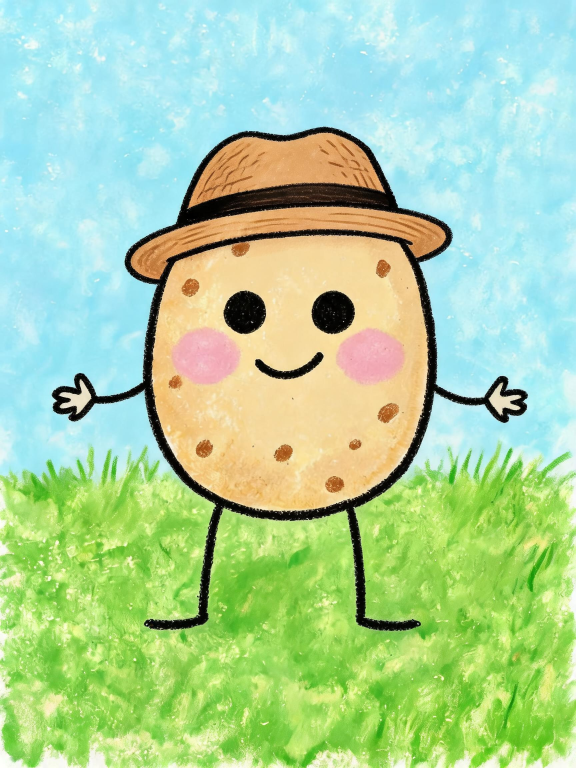
#> input picture remotion-projects/20260925-英语启蒙土豆/assets/slides_src/s1.png, 1728 x 2304 px (shown at 1/3 size); its folder holds 4 pictures in this run
$ python layout_slides.py
#> lines starting #> are read from the running program, lines starting #| are printed output that depends on the picture
#!/usr/bin/env python3
"""把生成好的插画排版成成片素材：垂直压缩 + 底部对齐，把角色压到字幕之下。

Seedream 不听「上方留出天空」这类构图指令，角色头顶会顶进字幕区。画布和插画同为 3:4，
想在不露白的前提下把角色压低，就只剩垂直压缩这一条路：宽度铺满、高度压到 84%、
底部对齐，顶部露出的那条用插画自己的天空色补（天空本来就均匀，接缝看不出来）。

试过但不收敛的两个方向，别再走：
  - 模糊放大层填留白 → 主体边缘会留一圈看得出来的「画中画」边界
  - 四周镜像填充   → 镜像条会把角色头顶一起翻上去，顶部出现重影

代价：角色垂直方向被压扁约 16%。土豆本来就圆，实测观感可接受。

输出：public/slides/s*.png（1080×1440，铺满，Remotion 里直接 objectFit: cover）

用法：python3 scripts/layout_slides.py
"""
import os

from PIL import Image, ImageStat

ROOT = os.path.dirname(os.path.dirname(os.path.abspath(__file__)))
SRC = os.path.join(ROOT, "assets", "slides_src")
DST = os.path.join(ROOT, "public", "slides")

W, H = 1080, 1440
# scale 由最坏情况反推：s4 的厨师帽最高（占画布 8%），要压到 y>320px（字幕底）就得 ≤0.845
DEFAULT = {"scale": 0.84}
# s2 的厨师帽特别高，需要压得更狠
OVERRIDES = {"s2": {"scale": 0.78}}


def sky_color(im: Image.Image) -> tuple[int, int, int]:
    """取插画顶部 60 行的平均色 —— 天空在这个形态里是均匀的，纯色补上不会有色差"""
    return tuple(int(v) for v in ImageStat.Stat(im.crop((0, 0, W, 60))).mean)


def main() -> None:
    os.makedirs(DST, exist_ok=True)
    for name in ["s1", "s2", "s3", "s4", "s5"]:
        src_path = os.path.join(SRC, f"{name}.png")
        if not os.path.exists(src_path):
            raise SystemExit(f"缺少 {src_path} —— 先跑 gen_slides.py")
        fit = OVERRIDES.get(name, DEFAULT)
        im = Image.open(src_path).convert("RGB")
#> im is the input picture: PIL image 1728x2304 RGB; mean R, G, B 171.9, 210.1, 159.7
        ih = int(H * fit["scale"])
        canvas = Image.new("RGB", (W, H), sky_color(im))
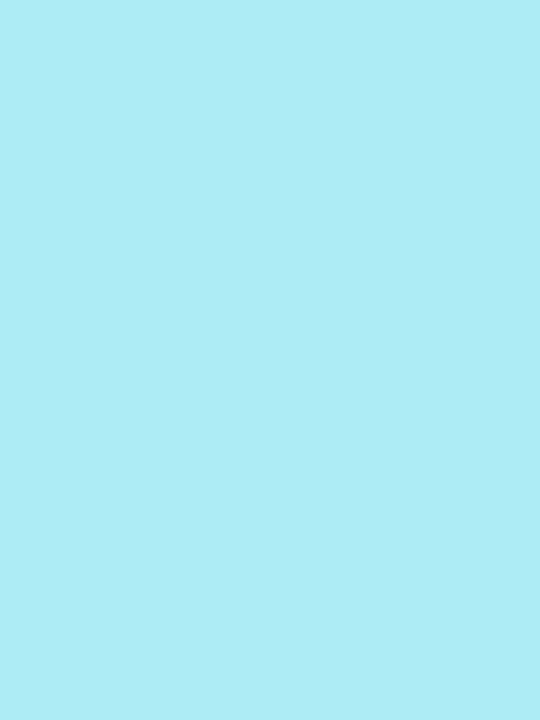
#> canvas: PIL image 1080x1440 RGB (shown at 1/2 size); mean R, G, B 172, 236, 246
        canvas.paste(im.resize((W, ih), Image.LANCZOS), (0, H - ih))
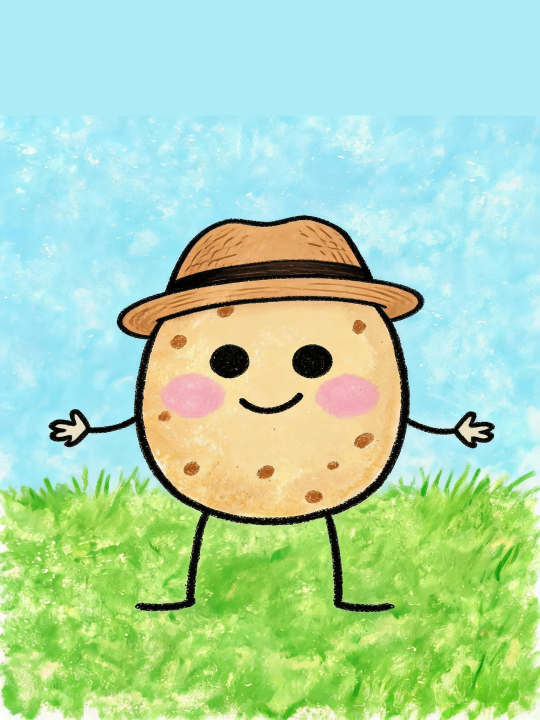
#> canvas: PIL image 1080x1440 RGB (shown at 1/2 size); mean R, G, B 171.9, 214.3, 173.5
        canvas.save(os.path.join(DST, f"{name}.png"))
        print(f"✓ {name}  scale={fit['scale']} → public/slides/{name}.png")
#> pass 2 of the loop in main, `for name in ["s1", "s2", "s3", "s4", "s5"]:`:
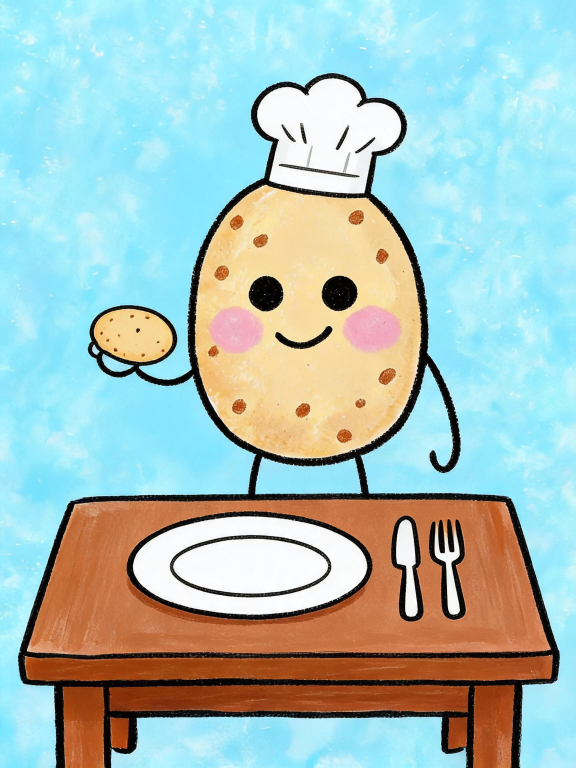
#> input picture remotion-projects/20260925-英语启蒙土豆/assets/slides_src/s2.png, 1728 x 2304 px (shown at 1/3 size)
#> in main, im is the input picture: PIL image 1728x2304 RGB; mean R, G, B 167.6, 191.7, 186.8
#> in main, `canvas = Image.new("RGB", (W, H), sky_color(im))`:
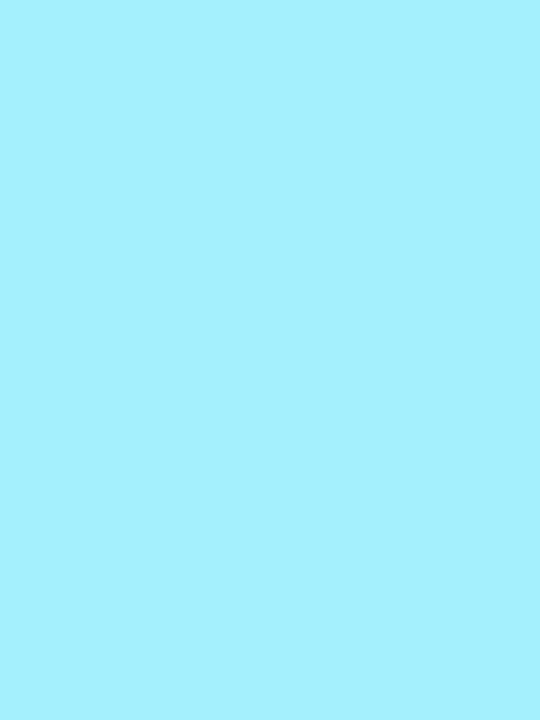
#> canvas: PIL image 1080x1440 RGB (shown at 1/2 size); mean R, G, B 164, 240, 253
#> in main, `canvas.paste(im.resize((W, ih), Image.LANCZOS), (0, H - ih))`:
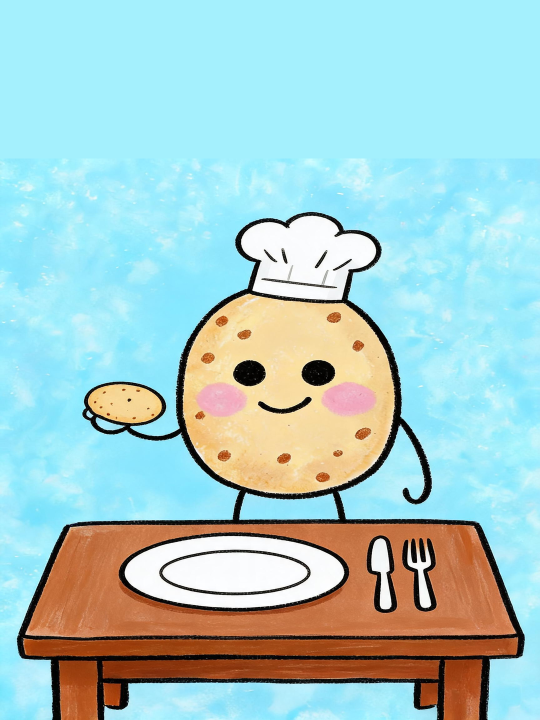
#> canvas: PIL image 1080x1440 RGB (shown at 1/2 size); mean R, G, B 166.8, 202.4, 201.4
#> pass 3 of the loop in main, `for name in ["s1", "s2", "s3", "s4", "s5"]:`:
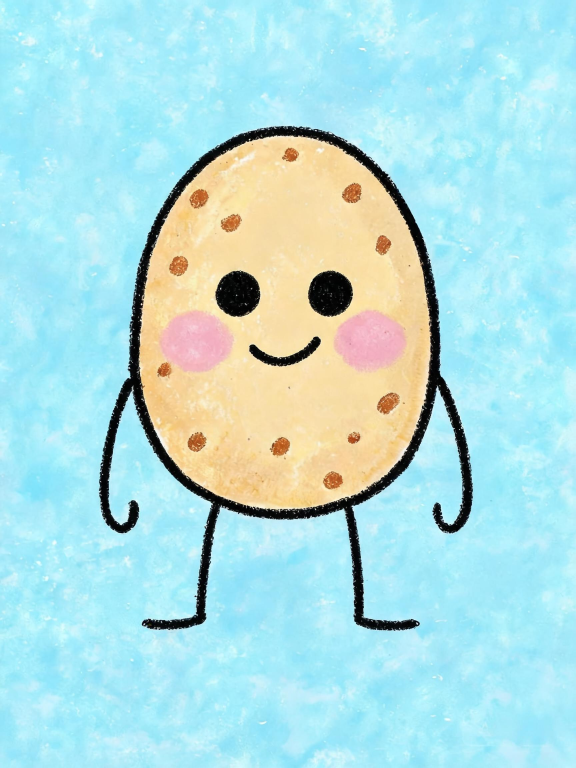
#> input picture remotion-projects/20260925-英语启蒙土豆/assets/slides_src/s3.png, 1728 x 2304 px (shown at 1/3 size)
#> in main, im is the input picture: PIL image 1728x2304 RGB; mean R, G, B 176.5, 221.7, 222.5
#> in main, `canvas = Image.new("RGB", (W, H), sky_color(im))`:
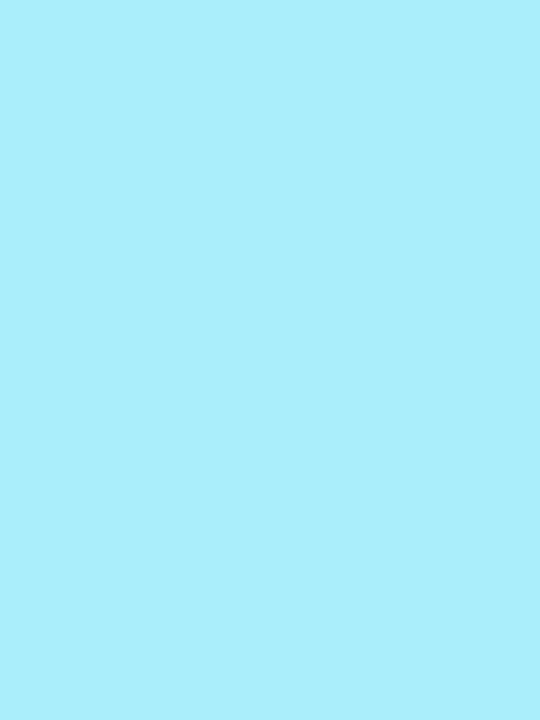
#> canvas: PIL image 1080x1440 RGB (shown at 1/2 size); mean R, G, B 170, 238, 251
#> in main, `canvas.paste(im.resize((W, ih), Image.LANCZOS), (0, H - ih))`:
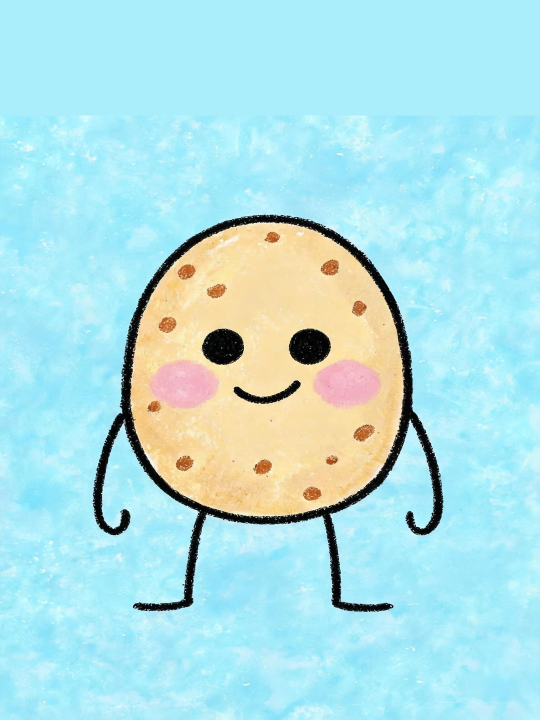
#> canvas: PIL image 1080x1440 RGB (shown at 1/2 size); mean R, G, B 175.4, 224.3, 227.1
#> the loop made 5 passes; the first 3 are shown


if __name__ == "__main__":
#> (the run stopped early here; a loop or call above may not have finished)
